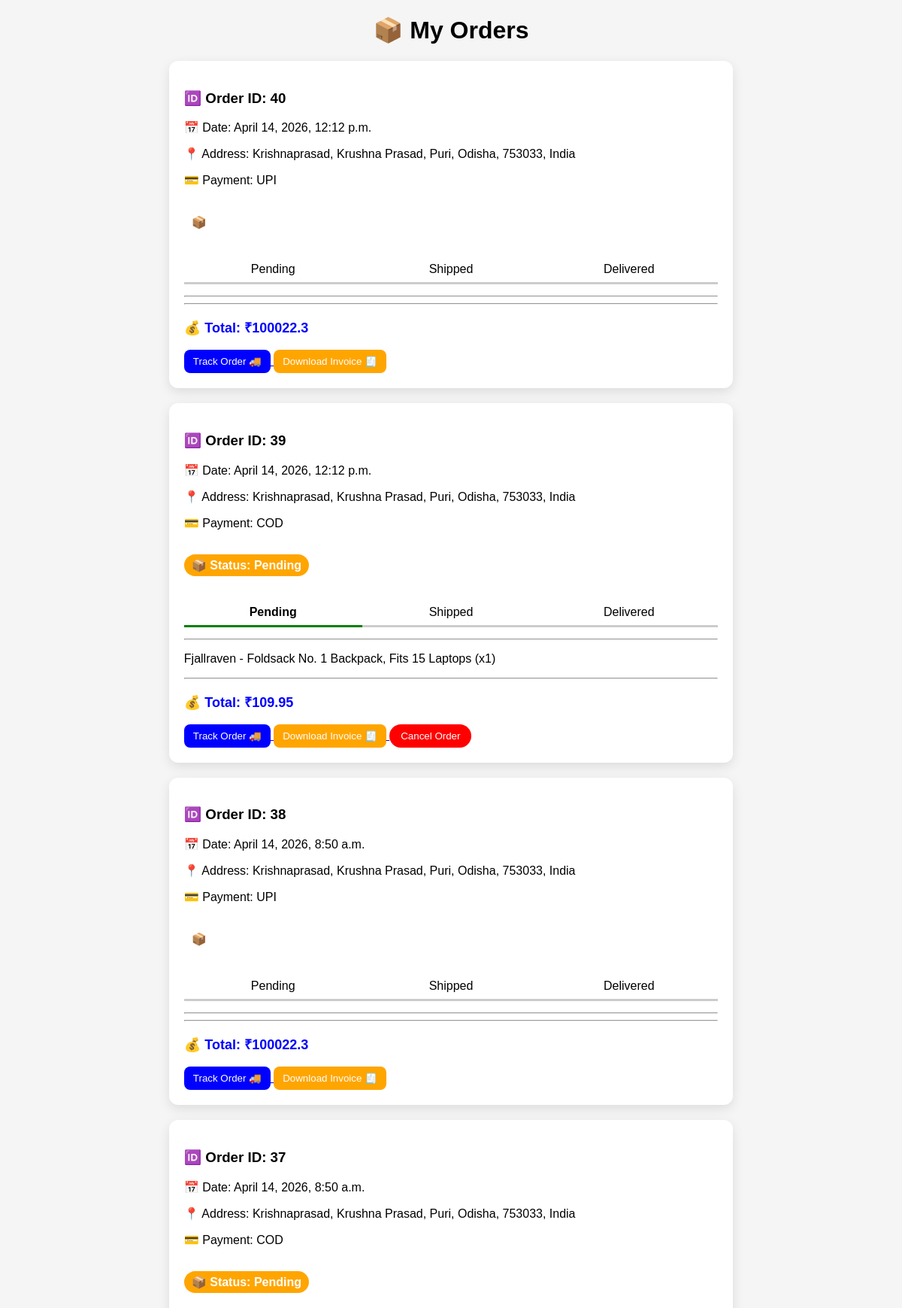
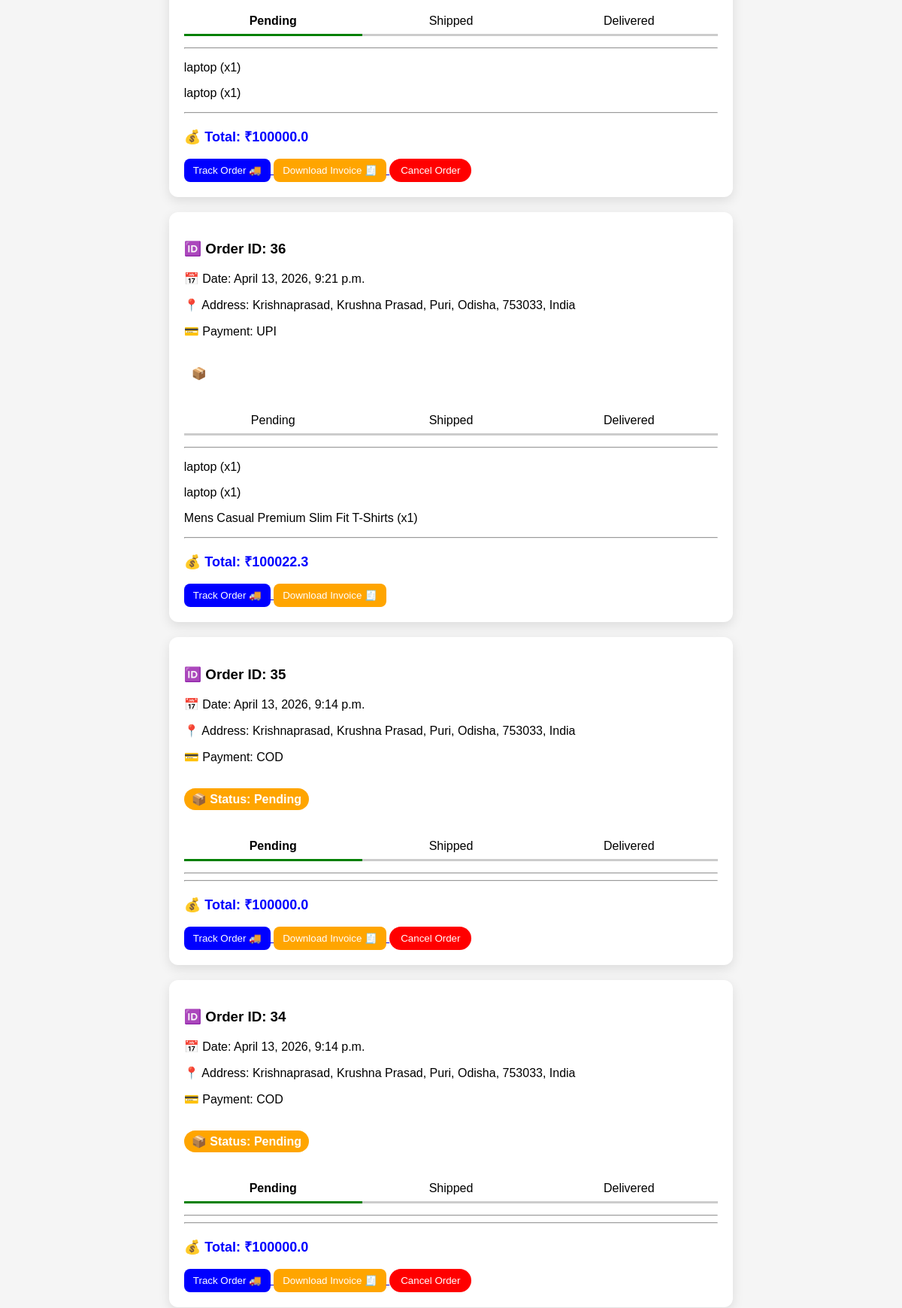
Page /orders/ (signed in, upper part) on the committed database (2 pictures, top to bottom).
### store/models.py (models this page shows, shortened)
class Order(models.Model):
    STATUS_CHOICES = [
        ('Pending', 'Pending'),
        ('Shipped', 'Shipped'),
        ('Delivered', 'Delivered'),
        ('Cancelled', 'Cancelled'),
        ('Completed', 'Completed'),
    ]
    user = models.ForeignKey(User, on_delete=models.CASCADE)
    address = models.TextField()
    payment_method = models.CharField(max_length=50)
    total_price = models.FloatField()
    status = models.CharField(max_length=20, choices=STATUS_CHOICES, default='Pending')
    created_at = models.DateTimeField(auto_now_add=True)

class OrderItem(models.Model):
    order = models.ForeignKey(Order, on_delete=models.CASCADE)
    product = models.ForeignKey(Product, on_delete=models.CASCADE)
    quantity = models.IntegerField()

class Product(models.Model):
    name = models.CharField(max_length=200)
    price = models.FloatField()
    image = models.URLField()
    category = models.ForeignKey(Category, on_delete=models.CASCADE)
    rating = models.FloatField(default=0)
    stock = models.IntegerField(default=0)
    image = models.ImageField(upload_to='products/')

### store/views.py (the view)
# urls.py: path('orders/', views.orders, name='orders'),
@login_required
def orders(request):
    user_orders = Order.objects.filter(user=request.user).order_by('-created_at')
    return render(request, 'orders.html', {'orders': user_orders})

### store/templates/orders.html (shortened to what this page needs)
<!doctype html>
<html>
  <head>
  </head>
  <body>
    <h1>📦 My Orders</h1>
    {% for order in orders %}
    <div class="order-box">
      <h3>🆔 Order ID: {{ order.id }}</h3>
      <p>📅 Date: {{ order.created_at }}</p>
      <p>📍 Address: {{ order.address }}</p>
      <p>💳 Payment: {{ order.payment_method }}</p>
      <p class="status {{ order.status }}">📦 Status: {{ order.status }}</p>
      <div class="track">
        <div
          class="step {% if order.status == 'Pending' or order.status == 'Shipped' or order.status == 'Delivered' %}active{% endif %}"
        >
          Pending
        </div>
        <div
          class="step {% if order.status == 'Shipped' or order.status == 'Delivered' %}active{% endif %}"
        >
          Shipped
        </div>
        <div class="step {% if order.status == 'Delivered' %}active{% endif %}">
          Delivered
        </div>
      </div>
      <hr />
      {% for item in order.orderitem_set.all %}
      <p>{{ item.product.name }} (x{{ item.quantity }})</p>
      {% endfor %}
      <hr />
      <p class="total">💰 Total: ₹{{ order.total_price }}</p>
      <a href="/track/{{ order.id }}/">
        <button style="background: blue; color: white">Track Order 🚚</button>
      </a>
      <a href="/invoice/{{ order.id }}/">
        <button style="background: orange; color: white">
          Download Invoice 🧾
        </button>
      </a>
      {% if order.status == "Pending" %}
      <a href="/cancel-order/{{ order.id }}/">
        <button class="cancel-btn">Cancel Order</button>
      </a>
      {% endif %}
    </div>
    {% empty %}
    <h2 style="text-align: center">No Orders Yet 😢</h2>
    {% endfor %}
  </body>
</html>

### store/templates/orders.html (style rules this page uses)
body { font-family: Arial; background: #f5f5f5; }
h1 { text-align: center; }
.order-box { width: 60%; margin: 20px auto; background: white; padding: 20px; border-radius: 12px; box-shadow: 0px 5px 15px rgba(0, 0, 0, 0.1); animation: fadeIn 0.5s ease-in-out; }
.status { padding: 5px 10px; border-radius: 20px; color: white; display: inline-block; font-weight: bold; }
.Pending { background: orange; }
.total { font-size: 18px; font-weight: bold; color: blue; }
.track { display: flex; justify-content: space-between; margin: 15px 0; }
.step { flex: 1; text-align: center; border-bottom: 3px solid #ccc; padding: 8px; }
.active { border-color: green; font-weight: bold; }
.cancel-btn { background: red; color: white; border: none; padding: 8px 15px; border-radius: 20px; cursor: pointer; }
button { padding: 8px 12px; border: none; cursor: pointer; border-radius: 8px; }

### rows in the picture
Order: id "40", created_at "April 14, 2026, 12:12 p.m.", address "Krishnaprasad, Krushna Prasad, Puri, Odisha, 753033, India", payment_method "UPI", total_price "100022.3"
Order: id "39", created_at "April 14, 2026, 12:12 p.m.", address "Krishnaprasad, Krushna Prasad, Puri, Odisha, 753033, India", payment_method "COD", status "Pending", total_price "109.95"
OrderItem: product.name "Fjallraven - Foldsack No. 1 Backpack, Fits 15 Laptops", quantity "1"
Order: id "38", created_at "April 14, 2026, 8:50 a.m.", address "Krishnaprasad, Krushna Prasad, Puri, Odisha, 753033, India", payment_method "UPI", total_price "100022.3"
Order: id "37", created_at "April 14, 2026, 8:50 a.m.", address "Krishnaprasad, Krushna Prasad, Puri, Odisha, 753033, India", payment_method "COD", status "Pending", total_price "100000.0"
OrderItem: product.name "laptop", quantity "1"
OrderItem: product.name "laptop", quantity "1"
Order: id "36", created_at "April 13, 2026, 9:21 p.m.", address "Krishnaprasad, Krushna Prasad, Puri, Odisha, 753033, India", payment_method "UPI", total_price "100022.3"
OrderItem: product.name "laptop", quantity "1"
OrderItem: product.name "laptop", quantity "1"
OrderItem: product.name "Mens Casual Premium Slim Fit T-Shirts", quantity "1"
Order: id "35", created_at "April 13, 2026, 9:14 p.m.", address "Krishnaprasad, Krushna Prasad, Puri, Odisha, 753033, India", payment_method "COD", status "Pending", total_price "100000.0"
Order: id "34", created_at "April 13, 2026, 9:14 p.m.", address "Krishnaprasad, Krushna Prasad, Puri, Odisha, 753033, India", payment_method "COD", status "Pending", total_price "100000.0"
